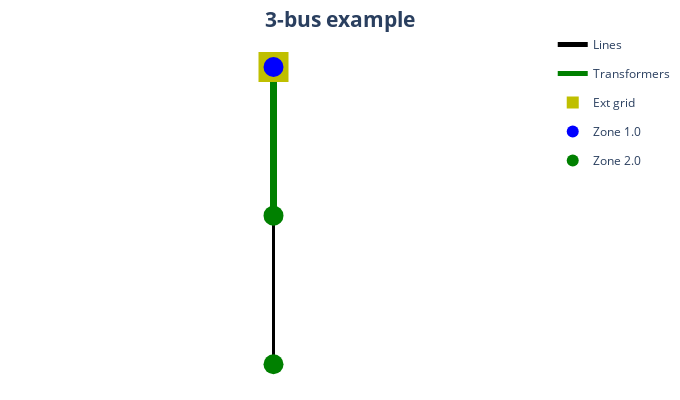

Notebook code cell kept with this figure:
### Markdown cell above
We can plot a simplified diagram of our network using the following function:

- By adding a filename, the plot will be saved in a png format in the default folder _plot_.
- We can change the folder name using the folder parameter.
- We can view the equipment parameters in the plot by moving the mouse over them.
- The network is well traced when it is tree-like. In the case of a mesh grid, a coordinate parameter must be added to the buses.

### Code cell
pp_plot.plot_power_network(net=net, plot_title="3-bus example", filename="3_bus_example")

### Figure 1 — Plotly figure (JSON) as saved in the notebook; plotly's stock layout.template omitted (floating-point values rounded to 4 significant figures)
{"data": [{"hoverinfo": "text", "legendgroup": "lines", "line": {"color": "rgb(0, 0, 0)", "width": 3}, "mode": "lines", "name": "Lines", "showlegend": true, "text": "Line", "type": "scatter", "x": [0, 0, 0], "y": [-1, -1.5, -2]}, {"hoverinfo": "text", "legendgroup": "lines", "marker": {"color": "rgb(0, 0, 0)", "size": 1, "symbol": "circle"}, "mode": "markers", "name": "edge_center", "showlegend": false, "type": "scatter", "x": [0], "y": [-1.5]}, {"hoverinfo": "text", "legendgroup": "Transformers", "line": {"color": "rgb(0, 128, 0)", "width": 7}, "mode": "lines", "name": "Transformers", "showlegend": true, "text": "Trafo<br>0.4 MVA", "type": "scatter", "x": [0, 0, 0], "y": [0, -0.5, -1]}, {"hoverinfo": "text", "legendgroup": "Transformers", "marker": {"color": "rgb(0, 128, 0)", "size": 1, "symbol": "circle"}, "mode": "markers", "name": "edge_center", "showlegend": false, "text": ["Trafo<br>0.4 MVA"], "type": "scatter", "x": [0], "y": [-0.5]}, {"hoverinfo": "text", "marker": {"color": "rgb(191, 191, 0)", "size": 30, "symbol": "square"}, "mode": "markers", "name": "Ext grid", "text": ["ext_grid"], "type": "scatter", "x": [0], "y": [0]}, {"hoverinfo": "text", "marker": {"color": "rgb(0, 0, 255)", "size": 20, "symbol": "circle"}, "mode": "markers", "name": "Zone 1.0", "text": ["Bus 1<br>20.0 kV"], "type": "scatter", "x": [0], "y": [0]}, {"hoverinfo": "text", "marker": {"color": "rgb(0, 128, 0)", "size": 20, "symbol": "circle"}, "mode": "markers", "name": "Zone 2.0", "text": ["Bus 2<br>0.4 kV", "Bus 3<br>0.4 kV"], "type": "scatter", "x": [0, 0], "y": [-1, -2]}], "layout": {"font": {"size": 15}, "height": 400, "hovermode": "closest", "legend": {"font": {"size": 12}, "itemsizing": "constant"}, "margin": {"b": 5, "l": 5, "r": 5, "t": 30}, "paper_bgcolor": "white", "plot_bgcolor": "white", "showlegend": true, "title": {"text": "<b>3-bus example<b>", "x": 0.5, "xanchor": "center", "y": 0.97, "yanchor": "top"}, "width": 680, "xaxis": {"showgrid": false, "showticklabels": false, "tickfont": {"family": "Arial Black", "size": 12}, "title": {"font": {"size": 12}}, "zeroline": false}, "yaxis": {"showgrid": false, "showticklabels": false, "tickfont": {"family": "Arial Black", "size": 12}, "title": {"font": {"size": 12}}, "zeroline": false}}}
